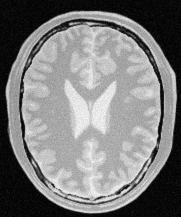
#> input picture Brain.png, 181 x 217 px
$ python q2a.py
#> lines starting #> are read from the running program, lines starting #| are printed output that depends on the picture
import cv2 as cv
import numpy as np
import matplotlib.pyplot as plt

c = np.array([(200,200),(200,250),(255,255)])

t1 = np.linspace(0,c[0,1],c[0,0]+1-0).astype('uint8')
t2 = np.linspace(c[0,1]+1,c[1,1],c[1,0]-c[0,0]).astype('uint8')
t3 = np.linspace(c[1,1]+1,c[2,1],c[2,0]-c[1,0]).astype('uint8')
t4 = np.linspace(c[2,1]+1,255,255-c[2,0]).astype('uint8')

transform = np.concatenate((t1,t2),axis=0).astype('uint8')
transform = np.concatenate((transform,t3),axis=0).astype('uint8')
transform = np.concatenate((transform,t4),axis=0).astype('uint8')

fig,ax = plt.subplots()
ax.plot(transform)
ax.set_xlabel(r'Input')
ax.set_ylabel(r'Output')
ax.set_xlim(0,255)
ax.set_ylim(0,255)
ax.set_aspect('equal')
plt.show()
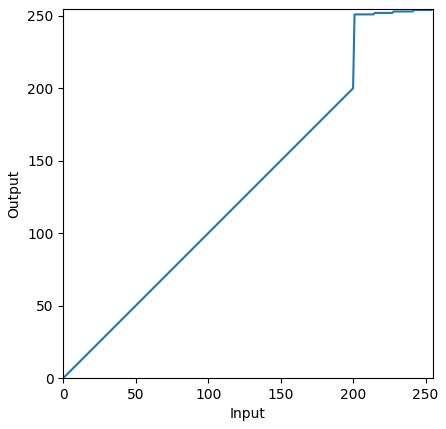
#> figure drawn by matplotlib, 1 panel; curve peaks at x = 255, y = 255

img_orig = cv.imread('Brain.png',cv.IMREAD_GRAYSCALE)
#> img_orig is the input picture: shape (217, 181); min 0, max 251, mean 123.7
cv.namedWindow('Image',cv.WINDOW_AUTOSIZE)
cv.imshow('Image',img_orig)
cv.waitKey(0)
image_transformed = cv.LUT(img_orig,transform)
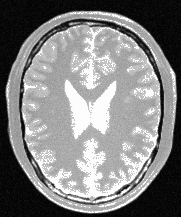
#> image_transformed: shape (217, 181); min 0, max 254, mean 128.4
cv.imshow('Transformed Image',image_transformed)
cv.waitKey(0)
cv.destroyAllWindows()

$ run again, with Q3.jpg saved as Brain.png
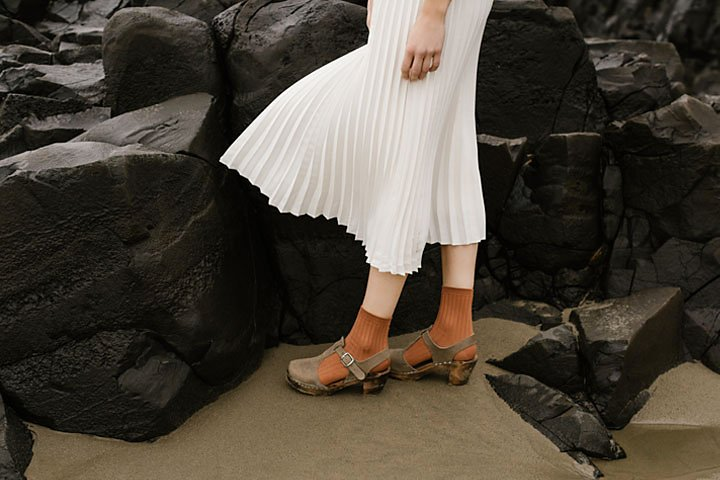
#> input picture Q3.jpg, 720 x 480 px
#> `img_orig = cv.imread('Brain.png',cv.IMREAD_GRAYSCALE)`:
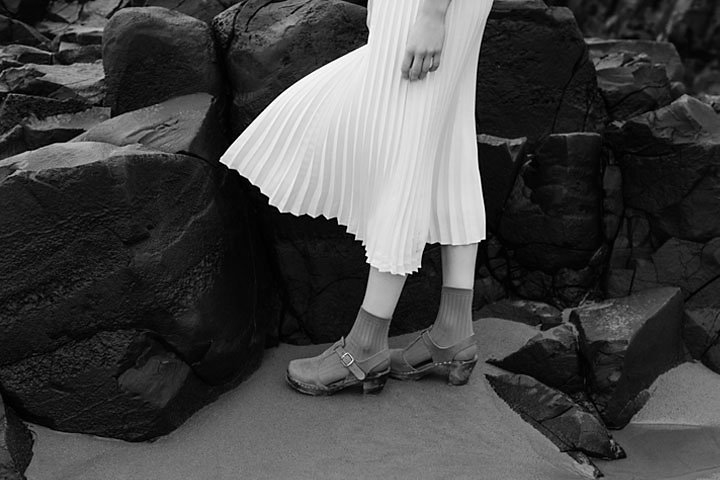
#> img_orig: shape (480, 720); min 0, max 255, mean 69
#> `image_transformed = cv.LUT(img_orig,transform)`:
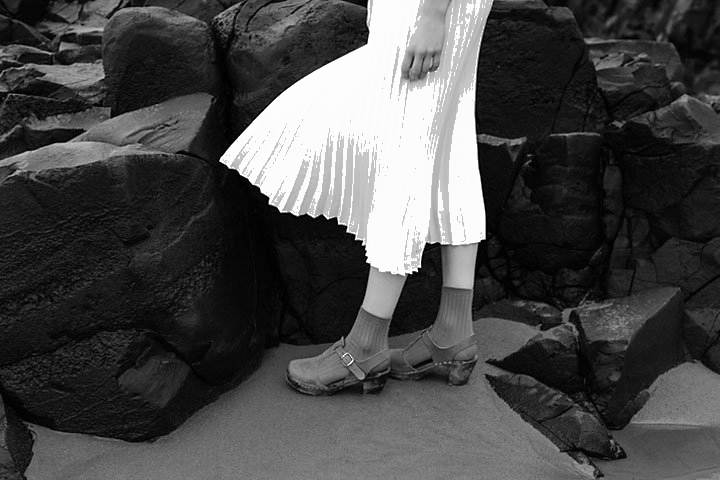
#> image_transformed: shape (480, 720); min 0, max 255, mean 72.1
